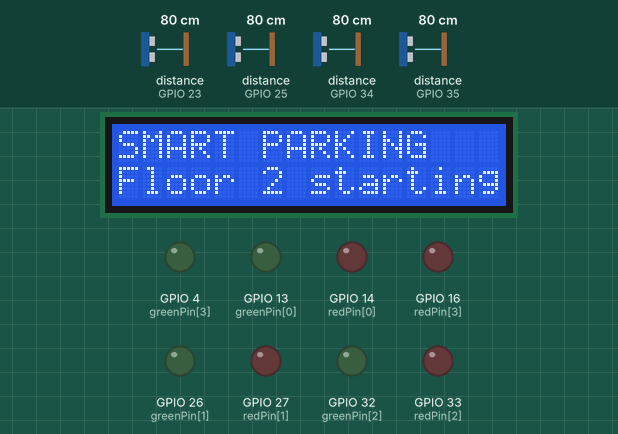
Recording of a sketch running on a simulated ESP32. Shown: 16×2 character LCD, output pins drawn as LEDs (lit = HIGH). Wiring (from diagram.json): 4 × ultrasonic range finder: trigger GPIO 5, echo GPIO 34 / trigger GPIO 17, echo GPIO 35 / trigger GPIO 18, echo GPIO 25 / trigger GPIO 19, echo GPIO 23. The test bench sets the inputs (shaded band); at power-on: distance to the obstacle (sensors on GPIO 23, GPIO 25, GPIO 34, GPIO 35) 80 cm. The echo pulse lasts 58.3 µs per cm; WiFi joins after 1.5 s; servers stay silent unless stated; random numbers use the default seed unless the sketch sets one; no MQTT or app messages arrive unless stated; pins used as bus, display or sensor lines are not drawn; what the sketch prints to the serial monitor is not drawn.

Above: at 0.24 s.
1.3 s: distance to the obstacle (sensor on GPIO 23) set to 22 cm
3.5 s: distance to the obstacle (sensor on GPIO 23) set to 18 cm
At 5.9 s:
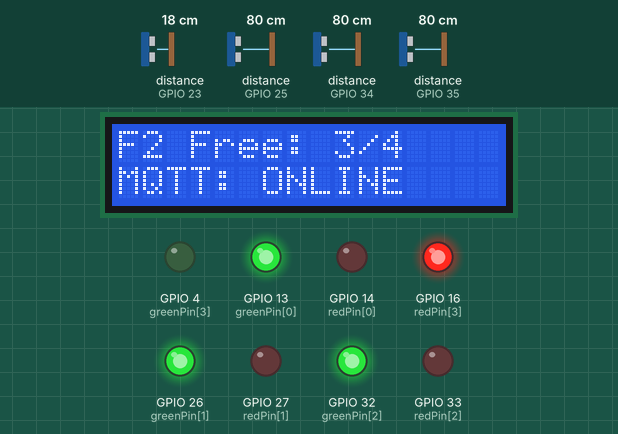
6.2 s: distance to the obstacle (sensor on GPIO 25) set to 22 cm
8.6 s: distance to the obstacle (sensor on GPIO 25) set to 17 cm
At 10.8 s:
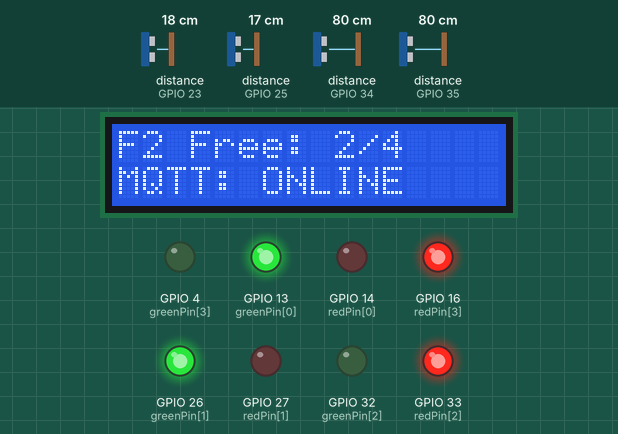
11.2 s: distance to the obstacle (sensor on GPIO 34) set to 21 cm
13.6 s: distance to the obstacle (sensor on GPIO 34) set to 17 cm
At 16.1 s:
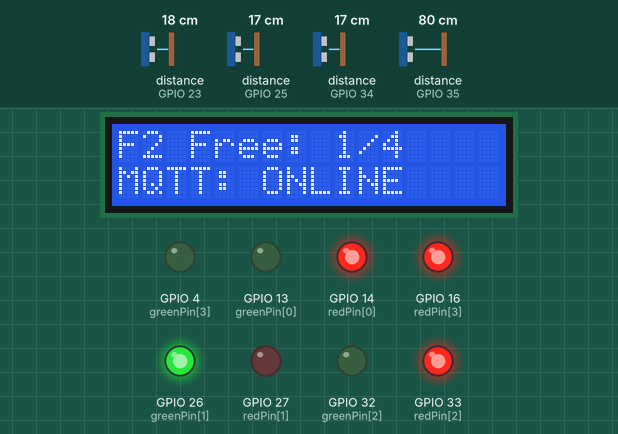
Timing chart, 0 to 17.2 s (numbered marks = the images above; inputs shaded):
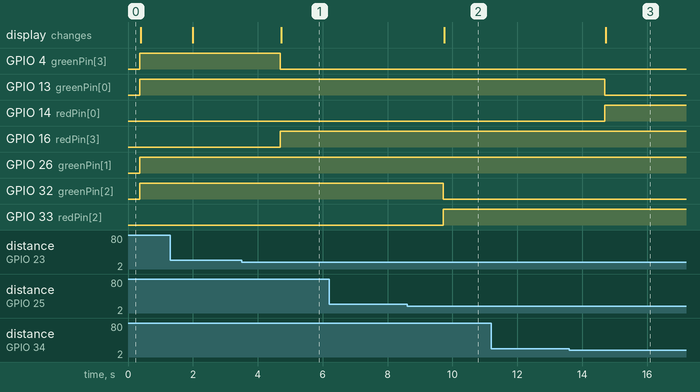

The sketch:

sketch.ino
```cpp
#include <WiFi.h>
#include <PubSubClient.h>
#include <Wire.h>
#include <LiquidCrystal_I2C.h>
#include <esp_system.h>

// Change this to 1, 2, or 3 in each floor's Wokwi project.
#define FLOOR_ID 2

const char* WIFI_NAME = "Wokwi-GUEST";
const char* WIFI_PASS = "";
const char* MQTT_HOST = "broker.hivemq.com";
const int MQTT_PORT = 1883;
const char* ROOT = "harsh_smartpark"; // Use a team-unique prefix on the public broker.

const int trigPin[4] = {5, 17, 18, 19};
const int echoPin[4] = {34, 35, 25, 23}; // input-only pins are ideal for echo
const int greenPin[4] = {13, 26, 32, 4};
const int redPin[4] = {14, 27, 33, 16};
const int OCCUPIED_CM = 20;
const unsigned long HOLD_MS = 450;
const unsigned long REFRESH_MS = 5000;
const unsigned long HEARTBEAT_MS = 3000;

WiFiClient net;
PubSubClient mqtt(net);
LiquidCrystal_I2C lcd(0x27, 16, 2);

bool slot[4] = {0, 0, 0, 0};
bool candidate[4] = {0, 0, 0, 0};
bool seen[4] = {0, 0, 0, 0};
unsigned long candidateSince[4] = {0, 0, 0, 0};
unsigned long lastRefresh = 0;
unsigned long lastBeat = 0;
bool changed = true;
String mqttClientId;
unsigned long nextWifiAttempt = 0;
unsigned long nextMqttAttempt = 0;

String topic(const char* leaf) {
  return String(ROOT) + "/floor" + String(FLOOR_ID) + "/" + leaf;
}

float readCm(int i) {
  digitalWrite(trigPin[i], LOW);
  delayMicroseconds(3);
  digitalWrite(trigPin[i], HIGH);
  delayMicroseconds(10);
  digitalWrite(trigPin[i], LOW);
  unsigned long us = pulseIn(echoPin[i], HIGH, 30000);
  if (us == 0) return 400.0; // no echo or out of range => treat as empty
  return us / 58.0;
}

bool publishSlots() {
  if (!mqtt.connected()) return false;
  char msg[100];
  snprintf(msg, sizeof(msg), "{\"floor\":%d,\"slots\":[%d,%d,%d,%d],\"ts\":%lu}",
           FLOOR_ID, slot[0], slot[1], slot[2], slot[3], millis());
  bool sent = mqtt.publish(topic("slots").c_str(), msg, true);
  if (sent) Serial.printf("F%d slots published: [%d,%d,%d,%d]\n", FLOOR_ID,
                slot[0], slot[1], slot[2], slot[3]);
  return sent;
}

void showLocal() {
  int freeCount = 0;
  for (int i = 0; i < 4; i++) {
    freeCount += !slot[i];
    digitalWrite(greenPin[i], slot[i] ? LOW : HIGH);
    digitalWrite(redPin[i], slot[i] ? HIGH : LOW);
  }
  lcd.setCursor(0, 0);
  lcd.print("F"); lcd.print(FLOOR_ID); lcd.print(" Free: ");
  lcd.print(freeCount); lcd.print("/4     ");
  lcd.setCursor(0, 1);
  lcd.print(mqtt.connected() ? "MQTT: ONLINE    " : "MQTT: CONNECTING");
}

void connectWifi() {
  if (WiFi.status() == WL_CONNECTED || millis() < nextWifiAttempt) return;
  nextWifiAttempt = millis() + 10000;
  Serial.println("WiFi disconnected; retrying connection");
  WiFi.begin(WIFI_NAME, WIFI_PASS, 6);
}

void connectMqtt() {
  if (mqtt.connected() || WiFi.status() != WL_CONNECTED || millis() < nextMqttAttempt) return;
  nextMqttAttempt = millis() + 3000;
  Serial.print("MQTT connecting... ");
  String statusTopic = topic("status");
  if (mqtt.connect(mqttClientId.c_str(), statusTopic.c_str(), 1, true, "offline")) {
    Serial.println("connected");
    mqtt.publish(statusTopic.c_str(), "online", true);
    changed = true;
    lastBeat = millis();
  } else {
    Serial.printf("failed (%d); retrying\n", mqtt.state());
  }
}

void setup() {
  Serial.begin(115200);
  Wire.begin(21, 22);
  lcd.init(); lcd.backlight();
  lcd.setCursor(0, 0); lcd.print("SMART PARKING");
  lcd.setCursor(0, 1); lcd.print("Floor "); lcd.print(FLOOR_ID); lcd.print(" starting");
  for (int i = 0; i < 4; i++) {
    pinMode(trigPin[i], OUTPUT); pinMode(echoPin[i], INPUT);
    pinMode(greenPin[i], OUTPUT); pinMode(redPin[i], OUTPUT);
  }
  mqtt.setServer(MQTT_HOST, MQTT_PORT);
  mqtt.setBufferSize(256);
  mqtt.setKeepAlive(60);
  mqtt.setSocketTimeout(15);
  mqttClientId = "park-f" + String(FLOOR_ID) + "-" + String((uint32_t)ESP.getEfuseMac(), HEX)
                 + "-" + String((uint32_t)esp_random(), HEX);
  WiFi.mode(WIFI_STA);
  connectWifi();
  Serial.printf("FLOOR %d ready. Drag an HC-SR04 distance below 20 cm to simulate a car.\n", FLOOR_ID);
}

void loop() {
  if (WiFi.status() != WL_CONNECTED) connectWifi();
  else {
    if (!mqtt.connected()) connectMqtt();
    mqtt.loop();
  }

  unsigned long now = millis();
  for (int i = 0; i < 4; i++) {
    float d = readCm(i);
    bool raw = d < OCCUPIED_CM;
    if (!seen[i]) {
      candidate[i] = raw; candidateSince[i] = now; seen[i] = true;
    }
    if (raw != candidate[i]) { candidate[i] = raw; candidateSince[i] = now; }
    if (candidate[i] != slot[i] && now - candidateSince[i] >= HOLD_MS) {
      slot[i] = candidate[i]; changed = true;
      Serial.printf("F%d-S%d -> %s (%.1f cm)\n", FLOOR_ID, i + 1,
                    slot[i] ? "OCCUPIED" : "FREE", d);
    }
    delay(60); // let ultrasonic echoes settle before reading next slot
  }

  showLocal();
  if (changed || now - lastRefresh >= REFRESH_MS) {
    if (publishSlots()) { changed = false; lastRefresh = now; }
  }
  if (now - lastBeat >= HEARTBEAT_MS && mqtt.connected()) {
    mqtt.publish(topic("status").c_str(), "online", true);
    lastBeat = now;
  }
  delay(100);
}
```

Measured:
- the behaviour switches between 20 and 19 cm on distance to the obstacle (sensor on GPIO 23) (found by bisection; images 0 and 1)
- the behaviour switches between 20 and 19 cm on distance to the obstacle (sensor on GPIO 25) (found by bisection; images 1 and 2)
- the behaviour switches between 20 and 19 cm on distance to the obstacle (sensor on GPIO 34) (found by bisection; images 2 and 3)
- after the input at 3.5 s, GPIO 4 (greenPin[3]): HIGH → LOW after 1.2 s; GPIO 16 (redPin[3]): LOW → HIGH after 1.2 s; the display: changes after 1.2 s (image 1)
- after the input at 6.2 s, every drawn part: stays the same
- after the input at 8.6 s, GPIO 32 (greenPin[2]): HIGH → LOW after 1.1 s; GPIO 33 (redPin[2]): LOW → HIGH after 1.1 s; the display: changes after 1.2 s (image 2)
- after the input at 11.2 s, every drawn part: stays the same
- after the input at 13.6 s, GPIO 13 (greenPin[0]): HIGH → LOW after 1.1 s; GPIO 14 (redPin[0]): LOW → HIGH after 1.1 s; the display: changes after 1.1 s (image 3)
